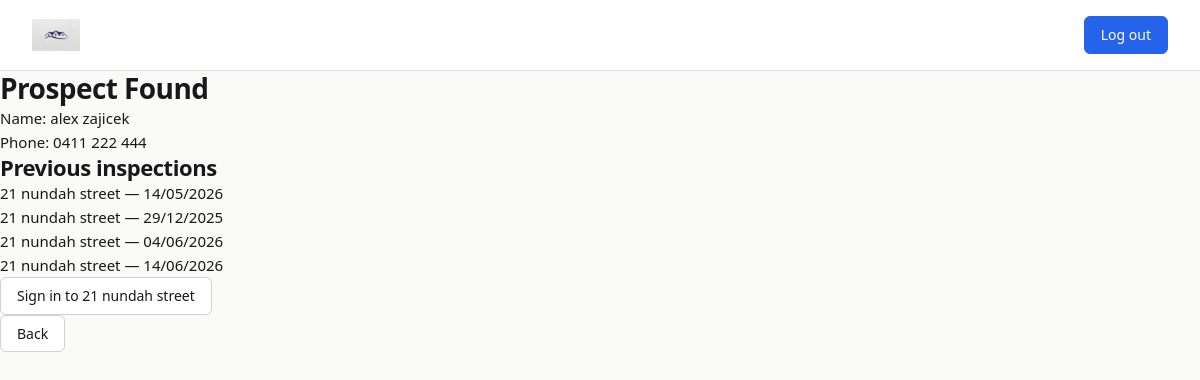
Page /prospects/inspection/1/found/1/ on the committed database.
### prospects/models.py (models this page shows, shortened)
class Prospect(models.Model):
    first_name = models.CharField(max_length=100)
    last_name = models.CharField(max_length=100)
    phone = models.CharField(max_length=20, unique=True)
    inspections = models.ManyToManyField(Inspection, related_name='prospects')
    created_at = models.DateTimeField(auto_now_add=True)

### propertytrack/models.py (models this page shows, shortened)
class Inspection(models.Model):
    STATUS_CHOICES = [
        ('scheduled', 'Scheduled'),
        ('in_progress', 'In Progress'),
        ('completed', 'Completed'),
    ]
    rental = models.ForeignKey(Rental, on_delete=models.CASCADE)
    inspection_date = models.DateTimeField()
    notes = models.TextField(blank=True, null=True)
    created_at = models.DateTimeField(auto_now_add=True)
    status = models.CharField(max_length=20, choices=STATUS_CHOICES, default='scheduled')

class Rental(models.Model):
    address = models.CharField(max_length=255)
    rent_amount = models.DecimalField(max_digits=8, decimal_places=2)
    is_archived = models.BooleanField(default=False)
    created_at = models.DateTimeField(auto_now_add=True)

### prospects/views.py (the view)
# urls.py: path("inspection/<int:inspection_id>/found/<int:prospect_id>/", views.prospect_found, name="prospect_found"),
def prospect_found(request, inspection_id, prospect_id):
    inspection = get_object_or_404(Inspection, id=inspection_id)
    prospect = get_object_or_404(Prospect, id=prospect_id)
    if request.method == 'POST':
        prospect.inspections.add(inspection)
        messages.success(request, f"{prospect.first_name} signed in!")
        return redirect('propertytrack:in_inspection', rental_id=inspection.rental.id)
    return render(request, 'prospects/prospect_found.html', {'inspection': inspection, 'prospect': prospect})

### prospects/templates/prospects/prospect_found.html (shortened to what this page needs)
{% load static %}
<!DOCTYPE html>
<html lang="en">
<head>
    <link rel="stylesheet" href="{% static 'propertytrack/styles.css' %}">
</head>
<body>
    <div class="header">
        <div class="logo">
            <img src="{% static 'propertytrack/logo_90.jpg' %}" alt="Logo">
        </div>
        <div class="user-info">
            <form action="{% url 'agents:logout' %}" method="post" style="margin: 0; margin-left: 20px;">
                <button type="submit">Log out</button>
            </form>
        </div>
    </div>
    <h1>Prospect Found</h1>
    <p>Name: {{ prospect.first_name }} {{ prospect.last_name }}</p>
    <p>Phone: {{ prospect.phone }}</p>
    <h2>Previous inspections</h2>
    {% for i in prospect.inspections.all %}
        <p>{{ i.rental.address }} — {{ i.inspection_date|date:"d/m/Y" }}</p>
    {% empty %}
        <p>No previous inspections.</p>
    {% endfor %}
    <form method="post">
        <button type="submit">Sign in to {{ inspection.rental.address }}</button>
    </form>
    <a href="{% url 'prospects:prospect_phone_check' inspection.id %}"><button>Back</button></a>
</body>
</html>

### propertytrack/static/propertytrack/styles.css (style rules this page uses)
*, *::before, *::after { box-sizing: border-box; margin: 0; padding: 0; }
:root { --color-bg: #FAFAF9; --color-surface: #FFFFFF; --color-border: #E4E4E7; --color-border-mid: #D1D1D6; --color-text: #18181B; --color-muted: #71717A; --color-accent: #2563EB; --color-accent-hover: #1D4ED8; --color-success: #16A34A; --color-danger: #DC2626; --space-1: 4px; --space-2: 8px; --space-3: 12px; --space-4: 16px; --space-5: 20px; --space-6: 24px; --space-8: 32px; --space-10: 40px; --radius-sm: 6px; --radius-md: 10px; --radius-lg: 14px; --font: system-ui, -apple-system, "Segoe UI", Roboto, Arial, sans-serif; --font-mono: "SF Mono", "Fira Code", "Fira Mono", monospace; }
body { font-family: var(--font); font-size: 15px; line-height: 1.6; color: var(--color-text); background-color: var(--color-bg); -webkit-font-smoothing: antialiased; }
.header { display: flex; justify-content: space-between; align-items: center; background-color: var(--color-surface); padding: var(--space-4) var(--space-8); border-bottom: 1px solid var(--color-border); position: sticky; top: 0; z-index: 100; }
.logo img { max-height: 32px; display: block; }
.user-info { display: flex; align-items: center; gap: var(--space-3); font-size: 14px; }
button, .btn { display: inline-flex; align-items: center; gap: var(--space-2); font-family: var(--font); font-size: 14px; font-weight: 500; padding: var(--space-2) var(--space-4); border-radius: var(--radius-sm); border: 1px solid var(--color-border-mid); background-color: var(--color-surface); color: var(--color-text); cursor: pointer; text-decoration: none; transition: background-color 0.15s ease, border-color 0.15s ease, color 0.15s ease; line-height: 1.4; }
.btn-primary, .user-info button { background-color: var(--color-accent); border-color: var(--color-accent); color: #FFFFFF; }
a { color: var(--color-accent); text-decoration: none; transition: color 0.15s ease; }
h1, h2, h3, h4 { font-weight: 600; letter-spacing: -0.02em; line-height: 1.25; color: var(--color-text); }
h1 { font-size: 28px; }
h2 { font-size: 22px; }

### rows in the picture
Prospect: first_name "alex", last_name "zajicek", phone "0411 222 444"
Inspection: rental.address "21 nundah street", inspection_date "14/05/2026"
Inspection: rental.address "21 nundah street", inspection_date "29/12/2025"
Inspection: rental.address "21 nundah street", inspection_date "04/06/2026"
Inspection: rental.address "21 nundah street", inspection_date "14/06/2026"
